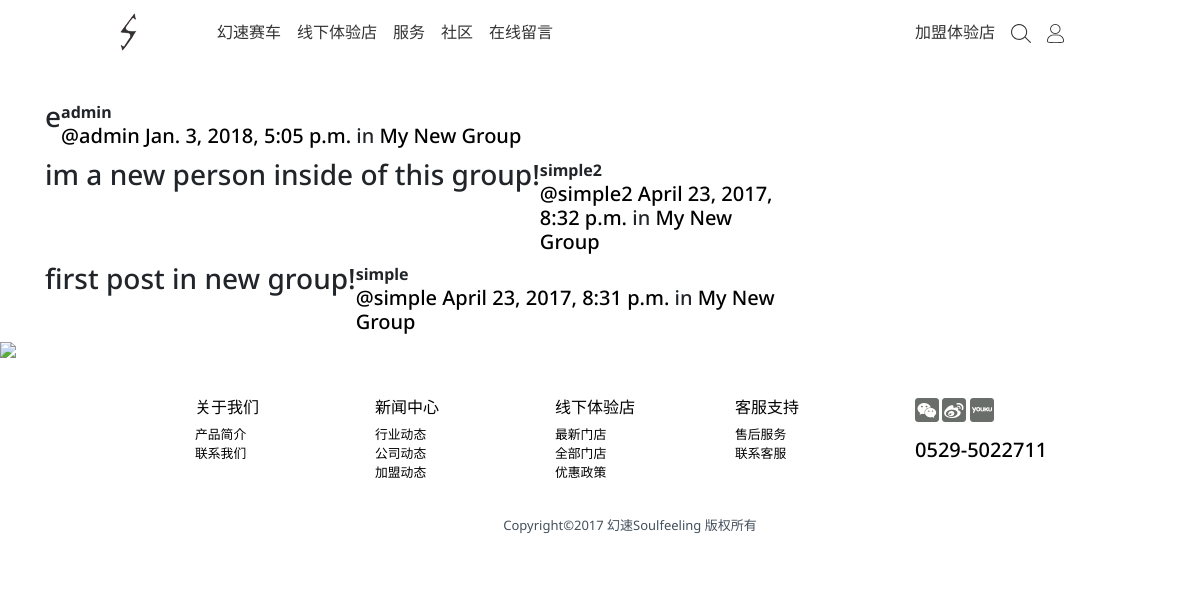
/posts/, run on the app's committed database.
### posts/models.py (models this page shows, shortened)
class Post(models.Model):
    user = models.ForeignKey(User, related_name="posts")
    created_at = models.DateTimeField(auto_now=True)
    message = models.TextField()
    message_html = models.TextField(editable=False)
    group = models.ForeignKey(Group, related_name="posts",null=True, blank=True)
    class Meta:
        ordering = ["-created_at"]
        unique_together = ["user", "message"]

### groups/models.py (models this page shows, shortened)
class Group(models.Model):
    name = models.CharField(max_length=255, unique=True)
    slug = models.SlugField(allow_unicode=True, unique=True)
    description = models.TextField(blank=True, default='')
    description_html = models.TextField(editable=False, default='', blank=True)
    members = models.ManyToManyField(User,through="GroupMember")
    class Meta:
        ordering = ["name"]

### posts/views.py (the view)
class PostList(SelectRelatedMixin, generic.ListView):
    model = models.Post
    select_related = ("user", "group")

### posts/templates/posts/post_list.html (shortened to what this page needs)
{% extends "posts/post_base.html" %}
{% load humanize %}
{% block post_content %}
<div class="col-md-8">
	{% for post in post_list %}
  {% include "posts/_post.html" %}
	{% endfor %}
</div>
{% endblock %}

### posts/templates/posts/_post.html (shortened to what this page needs)
<div class="post media">
	<h3>{{ post.message_html|safe }}</h3>
	<div class="media-body">
		<strong>{{ post.user.username }}</strong>
		<h5 class="media-heading">
			<span class="username"><a href="{% url 'posts:for_user' username=post.user.username %}">@{{ post.user.username }}</a></span>
			<time class="time"><a href="{% url 'posts:single' username=post.user.username pk=post.pk %}">{{ post.created_at }}</a></time>
			{% if post.group %}
			<span class="group-name">in <a href="#">{{ post.group.name }}</a></span>
			{% endif %}
		</h5>
	</div>
</div>

### static/css/mainScreen.css (style rules this page uses)
html, body { height: 100%; width: 100%; margin: 0; padding: 0; font-family: 'Noto Sans', sans-serif; }
a, .col { color:black; }

### data on the page
Post: message_html "e", user.username "admin", created_at "Jan. 3, 2018, 5:05 p.m.", group.name "My New Group"
Post: message_html "im a new person inside of this group!", user.username "simple2", created_at "April 23, 2017, 8:32 p.m.", group.name "My New Group"
Post: message_html "first post in new group!", user.username "simple", created_at "April 23, 2017, 8:31 p.m.", group.name "My New Group"
